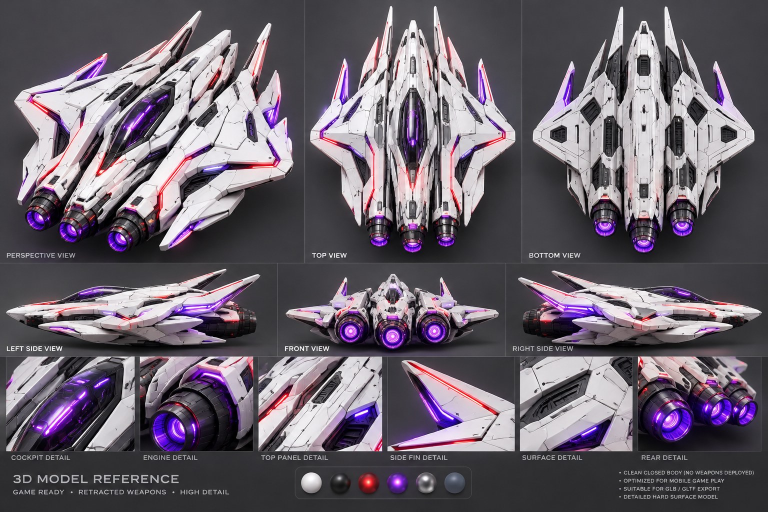
#> input picture tools/boss3d/src/concept/concept_sheet_b.jpg, 1536 x 1024 px (shown at 1/2 size)
$ python concept_tex.py
#> lines starting #> are read from the running program, lines starting #| are printed output that depends on the picture
# Concept texture: turns Rex's top-view concept (sheet B) into a top-down projected texture for the 3D hull.
#  1. cut the ship out of the "TOP VIEW" panel (GrabCut), turn it nose-down like the game
#  2. warp it onto the model's top-down outline with a thin-plate spline through matched features (landmarks below),
#     because the concept and the Meshy model differ in proportions (a plain scale/offset fit reached only 80% overlap)
#  3. fill the background around the cut-out from the hull colours (so edges never pick up the dark backdrop)
#  4. write base colour + glow textures in "texture space": u = (x + 15.5) / 31, v = (z + 18.5) / 37 in world units
#     (game frame: +X right, +Z nose / screen down); colours sampled from a 4x super-resolved copy (EDSR)
#     HQ: 2048 base colour / 1024 glow; Smooth: 1024 / 512
# Inputs: src/concept/concept_sheet_b.jpg, out/ref/top_mask.png (build.cjs, then mask_ref.cjs). Outputs: src/concept/tex/
# (committed; build.cjs embeds them) and out/concept/warp_overlay.jpg. Run: npm run concept (needs .venv, see README)
import json, os
import numpy as np, cv2
from scipy import ndimage
from scipy.interpolate import RBFInterpolator

OUT = 'out/concept'; TEXDIR = 'src/concept/tex'; os.makedirs(OUT, exist_ok=True); os.makedirs(TEXDIR, exist_ok=True)
TEX = {'x0': -15.5, 'x1': 15.5, 'z0': -18.5, 'z1': 18.5}          # world box covered by the texture
DELIGHT = 0.0   # 0 keeps the concept's own shading (it reads best from the top-down camera)
MASK_PPU, MASK_HALF = 25.6, 20                                       # top_mask.png: 1024 px over 40 units, row 0 = z -20

# --- 1. cut-out -----------------------------------------------------------------------------------------------------
sheet = cv2.imread('src/concept/concept_sheet_b.jpg'); panel = sheet[0:498, 612:1012].copy(); H, W = panel.shape[:2]
#> further down, sheet is the input picture: shape (1024, 1536, 3); mean B, G, R 107.5, 96.7, 105.2
#> after `panel = sheet[0:498, 612:1012].copy()`:
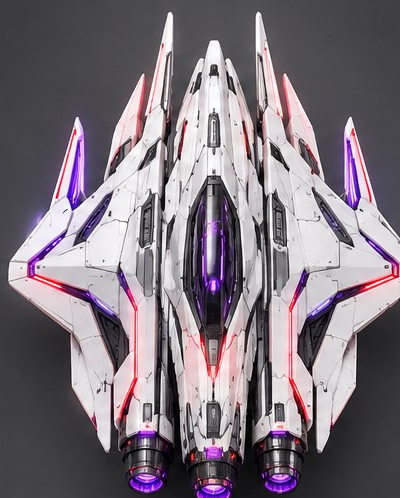
#> panel: shape (498, 400, 3); mean B, G, R 125, 116, 125.5
#> after `H, W = panel.shape[:2]`: H = 498; W = 400
gc = np.full((H, W), cv2.GC_PR_BGD, np.uint8); gc[:, :4] = gc[:, -4:] = cv2.GC_BGD; gc[-45:, :] = cv2.GC_BGD
hsv = cv2.cvtColor(panel, cv2.COLOR_BGR2HSV); gc[(hsv[..., 2] > 200) | (hsv[..., 1] > 120)] = cv2.GC_FGD
#> after `hsv = cv2.cvtColor(panel, cv2.COLOR_BGR2HSV)`: hsv: shape (498, 400, 3); mean H, S, V 136.3, 30.8, 129.6
gc[H // 2 - 60:H // 2 + 60, W // 2 - 15:W // 2 + 15] = cv2.GC_FGD
cv2.grabCut(panel, gc, None, np.zeros((1, 65)), np.zeros((1, 65)), 8, cv2.GC_INIT_WITH_MASK)
m = (gc == cv2.GC_FGD) | (gc == cv2.GC_PR_FGD); m = ndimage.binary_opening(m, iterations=1)
lab, n = ndimage.label(m); m = lab == (1 + int(np.argmax(ndimage.sum(m, lab, range(1, n + 1))))); m = ndimage.binary_fill_holes(m)
concept = cv2.rotate(panel, cv2.ROTATE_180); cmask = np.rot90(m, 2).copy()
#> after `concept = cv2.rotate(panel, cv2.ROTATE_180)`:
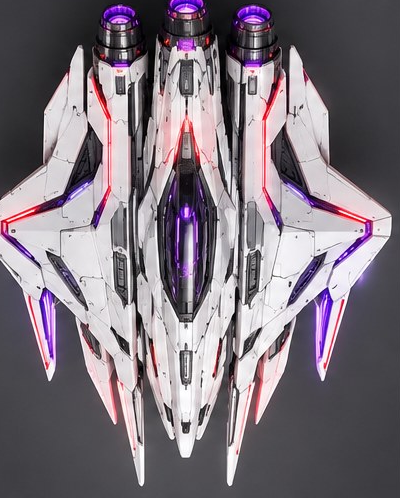
#> concept: shape (498, 400, 3); mean B, G, R 125, 116, 125.5
# super-resolution: EDSR x4 (Apache-2.0 weights, offline, .models/EDSR_x4.pb) + light unsharp mask. The cut-out and the
# warp stay on the original pixel grid; only the final colour sampling reads the 4x image.
SR = 4
#> (the run stopped early here; a loop or call above may not have finished)

$ run again, with tools/boss3d/src/concept/concept_sheet_a.jpg copied over tools/boss3d/src/concept/concept_sheet_b.jpg
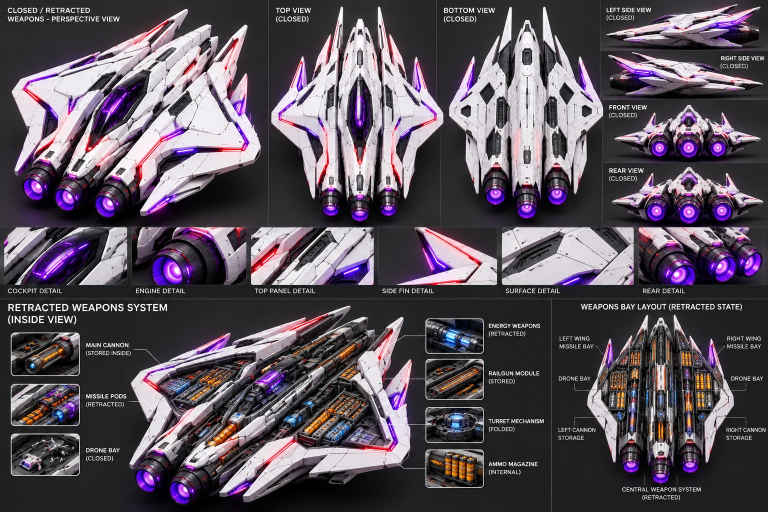
#> input picture tools/boss3d/src/concept/concept_sheet_a.jpg, 1536 x 1024 px (shown at 1/2 size)
#> sheet is the input picture: shape (1024, 1536, 3); mean B, G, R 91.5, 81.1, 90.3
#> `panel = sheet[0:498, 612:1012].copy()`:
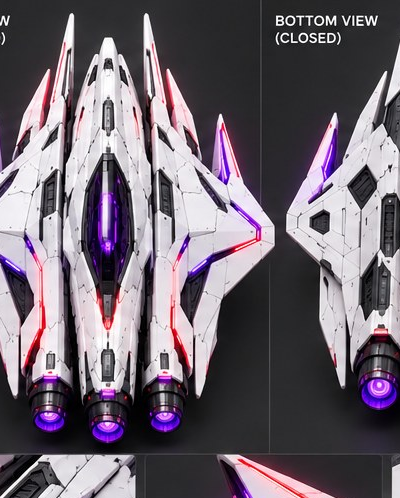
#> panel: shape (498, 400, 3); mean B, G, R 111.5, 101.2, 110.7
#> hsv: shape (498, 400, 3); mean H, S, V 132.9, 37.7, 114.8
#> `concept = cv2.rotate(panel, cv2.ROTATE_180)`:
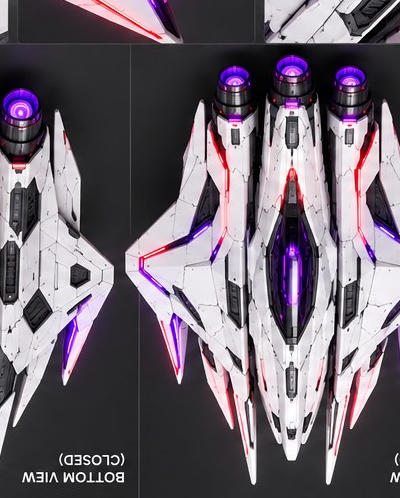
#> concept: shape (498, 400, 3); mean B, G, R 111.5, 101.2, 110.7
